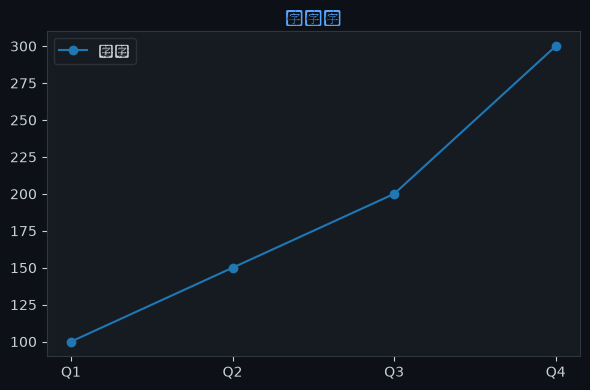

Write the Python code that produced this figure.

import matplotlib
matplotlib.use('Agg')
import matplotlib.pyplot as plt
import json, base64, os

chart = json.loads('''{"chartType":"line","title":{"literalString":"折线图"},"labels":["Q1","Q2","Q3","Q4"],"datasets":[{"label":"销量","data":[100,150,200,300]}],"sizes":{"width":600,"height":400}}''')

fig, ax = plt.subplots(figsize=(600/100, 400/100))
fig.patch.set_facecolor('#0d1117')
ax.set_facecolor('#161b22')
ax.tick_params(colors='#c9d1d9')
ax.xaxis.label.set_color('#c9d1d9')
ax.yaxis.label.set_color('#c9d1d9')
ax.title.set_color('#58a6ff')
for spine in ax.spines.values(): spine.set_color('#30363d')

labels = ["Q1","Q2","Q3","Q4"]
datasets = [{"label":"销量","data":[100,150,200,300]}]
chartType = "line"

if chartType == 'pie':
    wedges, texts, autotexts = ax.pie(datasets[0]['data'], labels=labels, autopct='%1.1f%%',
        colors=['#238636','#1f6feb','#d29922','#f85149','#a371f7','#3fb950'],
        textprops={'color':'#c9d1d9'})
else:
    for ds in datasets:
        color = ds.get('color', None)
        if chartType == 'bar':
            ax.bar(labels, ds['data'], label=ds['label'])
        elif chartType == 'line':
            ax.plot(labels, ds['data'], marker='o', label=ds['label'])
    ax.legend(facecolor='#161b22', edgecolor='#30363d', labelcolor='#c9d1d9')

ax.set_title(chart.get('title',{}).get('literalString',''), color='#58a6ff', fontsize=12)
plt.tight_layout()
plt.savefig("/Users/wisonzhu/projects/ag-ui-demo/.tmp/chart_fs84nr.png", dpi=100, bbox_inches='tight', facecolor='#0d1117')
